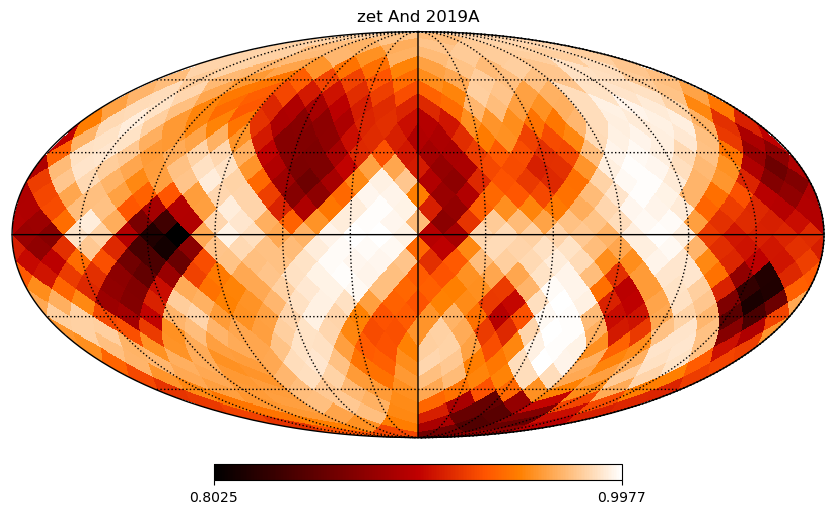
#> input picture demos/zetAnd/zetAnd2019A_orig.png, 836 x 514 px
$ python zetand_render_map.py
#> lines starting #> are read from the running program, lines starting #| are printed output that depends on the picture
#!/usr/bin/env python3
"""Render the extracted ζ And map the same way the original figure draws it, for comparison.

    python3 demos/zetand_render_map.py

Writes `demos/zetAnd/zetAnd2019A_map_extracted.png` and a side-by-side
`zetAnd2019A_map_compare.png` against the raster pulled out of the PDF.

Matched to the original on purpose: Mollweide, the colormap read back OUT of the figure's own
colourbar (it is `gist_heat` — matplotlib's version of IDL's Red Temperature — to 0.0125 rms,
but using the bar itself makes the two panels identical by construction), the same 0.8025-0.9977
colourbar limits, the same unlabelled 30-degree graticule, and the latitude convention of the
FIGURE — `zetand_extract_map.py` flips latitude on the way in (that is the parity ζ And's
visibilities select), so it is flipped back on the way out. If the pipeline is right, the two
panels show the same star.

HOW CLOSE THE TWO PANELS ACTUALLY ARE, measured per pixel over the disc rather than left to
the eye: bias +0.0008, rms 0.0226 — 11.6 % of the 0.195 colourbar range — correlation 0.85.
Splitting on whether a pixel sits at a facet boundary (29 % of the disc do) gives rms 16.2 %
there against 8.9 % in facet interiors, where the correlation is 0.91. So the residual is
resampling: her tessellation is not ours, facet centres do not coincide, and every boundary
pixel in the original is a blend of two colours. Resampling at finer HEALPix levels improves it
smoothly (12.5, 11.6, 9.8, 8.4 % of range at nside_exp 2, 3, 4, 5) without converging, which is
what a grid mismatch looks like and not what a bad colour inversion looks like. The test that
the extraction is RIGHT is not this one — it is that the map fits the visibilities, in
`zetand_published_map.jl`.

The map is drawn by INVERSE projection — every output pixel is carried back to (lon, lat) and
takes the value of the nearest tessel centre — rather than by filling projected quadrilaterals.
Same result at this resolution, and it needs no polygon clipping at the 180-degree meridian,
where a facet's corners otherwise wrap and smear across the whole plot.
"""
import os
import numpy as np
from scipy.spatial import cKDTree
import matplotlib
matplotlib.use("Agg")
import matplotlib.pyplot as plt
from matplotlib import colors
from PIL import Image

HERE = os.path.dirname(os.path.abspath(__file__))
ZET  = os.path.join(HERE, "zetAnd")
VMIN, VMAX = 0.8025, 0.9977
NX, NY = 900, 450

def figure_cmap():
    """The colormap sampled from the figure's own colourbar, so the panels cannot differ."""
    raster = os.path.join(ZET, "zetAnd2019A_orig.png")
    bar = np.asarray(Image.open(raster).convert("RGB")).astype(float)[470, 220:618]/255.0
#> bar = 398 rows, first 8: [0.0235, 0, 0], [0.0235, 0, 0], [0.0314, 0, 0], [0.0314, 0, 0], [0.0353, 0, 0], [0.0431, 0, 0], [0.0431, 0, 0], [0.0471, 0, 0]
    return colors.ListedColormap(bar)

def inverse_mollweide(xn, yn):
    """Unit box -> (lon, lat) in degrees; NaN outside the ellipse."""
    with np.errstate(invalid="ignore"):
        th = np.arcsin(np.clip(yn, -1, 1))
        lat = np.arcsin(np.clip((2*th + np.sin(2*th))/np.pi, -1, 1))
        lon = np.pi*xn/np.maximum(np.cos(th), 1e-12)
    bad = (xn**2 + yn**2 > 1.0) | (np.abs(lon) > np.pi)
    lon = np.where(bad, np.nan, lon); lat = np.where(bad, np.nan, lat)
    return np.degrees(lon), np.degrees(lat)

def render(values, lonlat, ax, title):
    lon_t, lat_t = lonlat[:, 0], lonlat[:, 1]
    # tessel centres as unit vectors, with latitude FLIPPED back to the figure's convention
    cl, sl = np.cos(np.radians(lon_t)), np.sin(np.radians(lon_t))
    cb, sb = np.cos(np.radians(-lat_t)), np.sin(np.radians(-lat_t))
    tree = cKDTree(np.column_stack([cb*cl, cb*sl, sb]))
    xn, yn = np.meshgrid(np.linspace(-1, 1, NX), np.linspace(1, -1, NY))
    lon, lat = inverse_mollweide(xn, yn)
    good = np.isfinite(lon)
    cl2, sl2 = np.cos(np.radians(lon[good])), np.sin(np.radians(lon[good]))
    cb2, sb2 = np.cos(np.radians(lat[good])), np.sin(np.radians(lat[good]))
    _, idx = tree.query(np.column_stack([cb2*cl2, cb2*sl2, sb2]))
    img = np.full(lon.shape, np.nan)
    img[good] = values[idx]
    # x spans 2 units against y's 1: Mollweide's box is 2:1, and an equal-aspect [-1,1]^2
    # extent draws the ellipse as a circle, which looks like a different projection.
    im = ax.imshow(img, origin="upper", extent=[-2, 2, -1, 1], cmap=figure_cmap(),
                   vmin=VMIN, vmax=VMAX, interpolation="nearest")
    # the same furniture as the original: outline, solid equator and central meridian,
    # dotted graticule every 30 degrees, no labels
    t = np.linspace(0, 2*np.pi, 512)
    ax.plot(2*np.cos(t), np.sin(t), "k-", lw=1.0)
    for lat0 in range(-60, 90, 30):
        ll = np.linspace(-180, 180, 361)
        th = np.arcsin(np.clip(np.sin(np.radians(lat0)), -1, 1))
        for _ in range(40):
            th -= (2*th + np.sin(2*th) - np.pi*np.sin(np.radians(lat0)))/(2 + 2*np.cos(2*th))
        ax.plot(2*np.radians(ll)*np.cos(th)/np.pi, np.full_like(ll, np.sin(th)),
                "k:", lw=0.6, dashes=(1, 3))
    for lon0 in range(-150, 180, 30):
        la = np.linspace(-89.9, 89.9, 361)
        th = np.radians(la).copy()
        for _ in range(40):
            th -= (2*th + np.sin(2*th) - np.pi*np.sin(np.radians(la)))/(2 + 2*np.cos(2*th))
        style = dict(ls="-", lw=1.0) if lon0 == 0 else dict(ls=":", lw=0.6, dashes=(1, 3))
        ax.plot(2*np.radians(lon0)*np.cos(th)/np.pi, np.sin(th), color="k", **style)
    ax.plot([-2, 2], [0, 0], "k-", lw=1.0)
    ax.set_xlim(-2.1, 2.1); ax.set_ylim(-1.1, 1.1); ax.set_aspect("equal"); ax.axis("off")
    ax.set_title(title, fontsize=11)
    return im

def main():
    values = np.loadtxt(os.path.join(ZET, "zetAnd2019A_map.txt"))
    lonlat = np.loadtxt(os.path.join(ZET, "tessel_lonlat_3.txt"))
    print(f"{len(values)} tessels, {np.nanmin(values):.4f}..{np.nanmax(values):.4f}")

    fig, ax = plt.subplots(figsize=(8, 5))
    im = render(values, lonlat, ax, "zet And 2019A — extracted, HEALPix nside_exp 3")
    cb = fig.colorbar(im, ax=ax, orientation="horizontal", fraction=0.05, pad=0.02,
                      ticks=[VMIN, VMAX])
    cb.ax.set_xticklabels([f"{VMIN:.4f}", f"{VMAX:.4f}"])
    out = os.path.join(ZET, "zetAnd2019A_map_extracted.png")
    fig.savefig(out, dpi=150, bbox_inches="tight", facecolor="white"); plt.close(fig)
#> after `fig.savefig(out, dpi=150, bbox_inches='tight', facecolor='white')`:
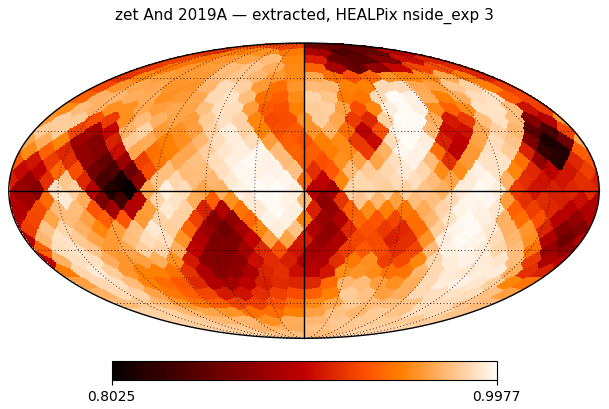
#> figure drawn by matplotlib, 2 panels
    print("wrote", out)

    orig = os.path.join(ZET, "zetAnd2019A_orig.png")
    if os.path.exists(orig):
        fig, axes = plt.subplots(1, 2, figsize=(15, 5))
        axes[0].imshow(np.asarray(Image.open(orig))); axes[0].axis("off")
        axes[0].set_title("original figure (from the PDF)", fontsize=11)
        im = render(values, lonlat, axes[1], "extracted and re-rendered")
        out2 = os.path.join(ZET, "zetAnd2019A_map_compare.png")
        fig.savefig(out2, dpi=150, bbox_inches="tight", facecolor="white"); plt.close(fig)
#> after `fig.savefig(out2, dpi=150, bbox_inches='tight', facecolor='white')`:
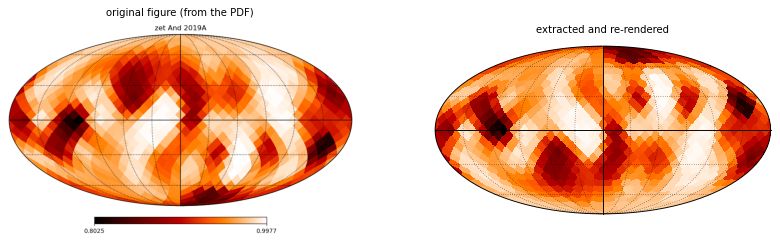
#> figure drawn by matplotlib, 2 panels
        print("wrote", out2)

if __name__ == "__main__":
    main()

$ run again, with demos/zetAnd/zetAnd2019A_image_only.png copied over demos/zetAnd/zetAnd2019A_orig.png
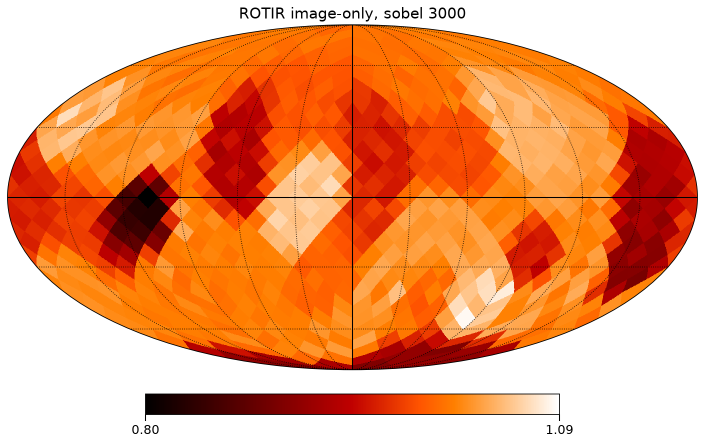
#> input picture demos/zetAnd/zetAnd2019A_image_only.png, 1410 x 889 px (shown at 1/2 size)
#> bar = 398 rows, first 8: [0.529, 0, 0], [0.529, 0, 0], [0.529, 0, 0], [0.529, 0, 0], [0.529, 0, 0], [0.529, 0, 0], [0.529, 0, 0], [0.529, 0, 0]
#> in main, `fig.savefig(out, dpi=150, bbox_inches='tight', facecolor='white')`:
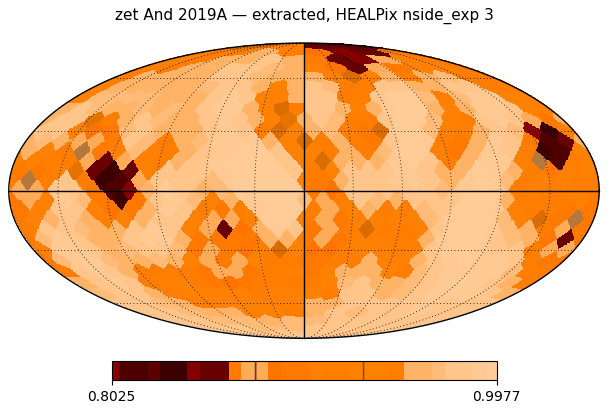
#> figure drawn by matplotlib, 2 panels
#> in main, `fig.savefig(out2, dpi=150, bbox_inches='tight', facecolor='white')`:
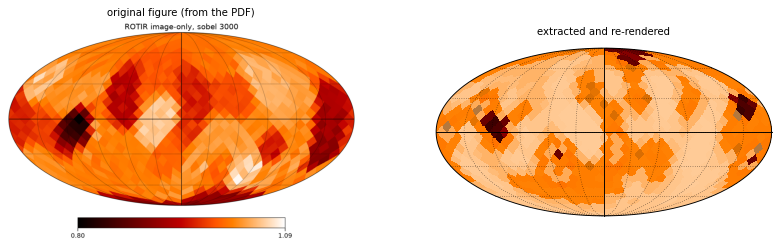
#> figure drawn by matplotlib, 2 panels
